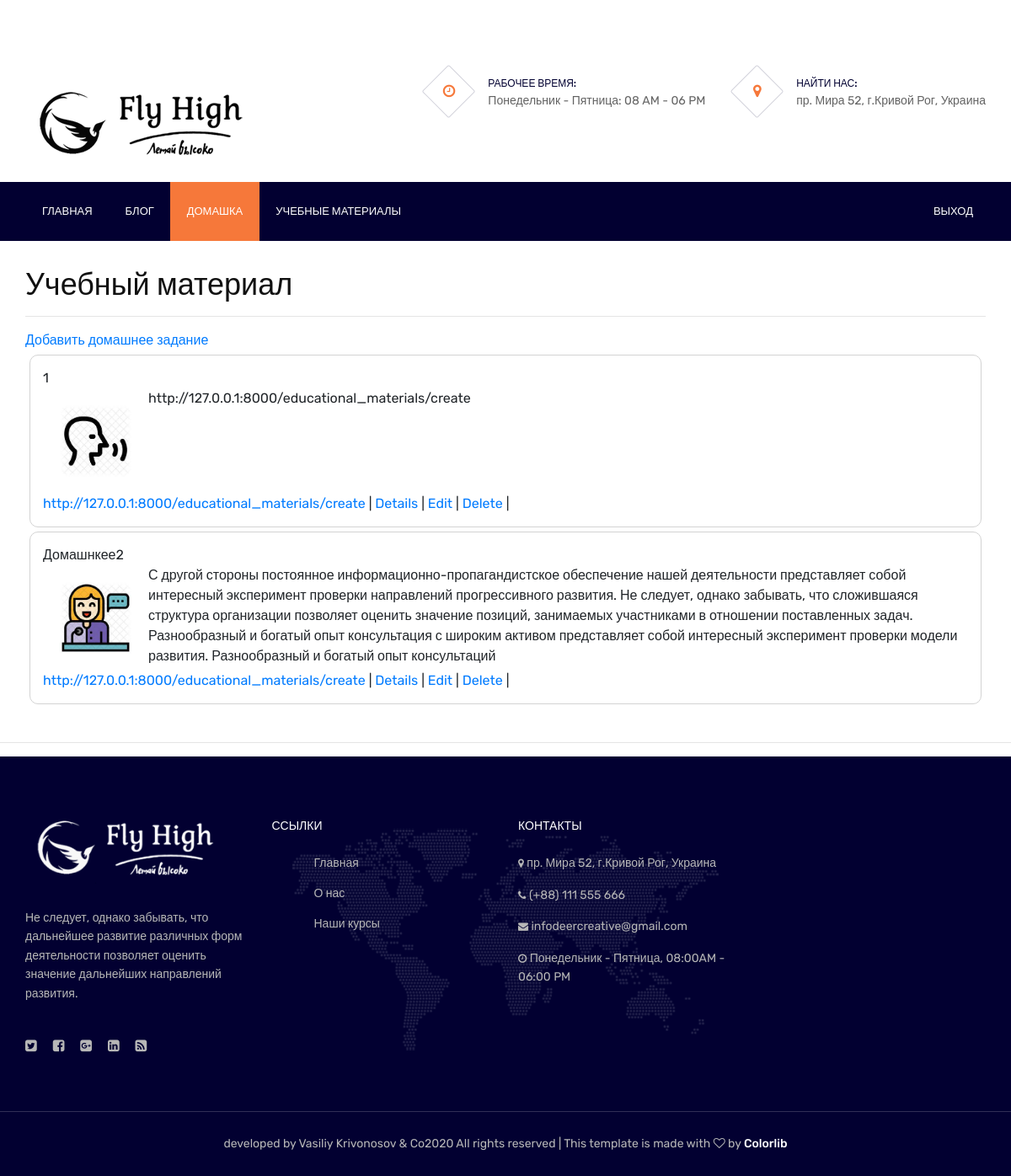
Page /educational_materials/ on the committed database.
### educational_materials/models.py (models this page shows)
class Homework(models.Model):
    published = models.DateTimeField(null=False, default=strftime('%Y-%m-%d %H:%M'))
    title = models.CharField(max_length=100,  null=False)
    content = models.TextField(max_length=512,  null=False)
    image = models.FileField(null=False, upload_to='upload/img')
    file = models.FileField(null=False, upload_to='upload/FilesHW')
    source = models.URLField(null=True)

### educational_materials/views.py (the view)
# urls.py: path('', index),
def index(request):
    data = dict()
    data['user'] = 'temp_admin'
    data['title'] = 'Учебный материал'
    data['create_hw'] = Homework.objects.all()
    return render(request, 'educational_materials/index.html', context=data)

### templates/educational_materials/index.html (shortened to what this page needs)
{% extends 'layouts/base.html' %}
{% load static %}
{% block content %}
<nav class="nav-section">
		<div class="container">
			<div class="nav-right">
				<a href="/home/">Выход</a>
			</div>
			<ul class="main-menu">
				<li><a href="/home/index">Главная</a></li>
				<li><a href="/home/blog">Блог</a></li>
				<li class="active"><a href="/educational_materials/index">Домашка</a></li>
				<li><a href="/educational_materials/educational_materials.html">Учебные материалы</a></li>
			</ul>
		</div>
	</nav>
<div id="content" class="content">
    <div class="container">
        <h2>{{ title }}</h2>
        <hr>
        {% if user == 'temp_admin'%}
            <a href="/educational_materials/create">Добавить домашнее задание</a>
        {% endif %}
        {% for hw in create_hw %}
        <div id="block_v1">
            <header>{{ hw.title }}</header>
            <main>
                <img src="/media/{{ hw.image }}" align="left" style="margin:20px;" width="85" height="85">
                {{ hw.content }}
            </main>
            <footer><a href="{{ hw.source }}" target="_blank">{{ hw.source }}</a>
                        |
                        <a href="/educational_materials/details/{{ hw.id }}">Details</a>
                {% if user == 'temp_admin' %}
                        |
                        <a href="/educational_materials/edit/{{ hw.id }}">Edit</a>
                        |
                        <a href="/educational_materials/delete/{{ hw.id }}">Delete</a>
                        |
                {% endif %}</footer>
        </div>
        {% endfor %}
    </div>
    <br>
    <hr>
</div>
{% endblock content %}

### static/css/base.css (style rules this page uses)
body { padding-top: 3.5rem; }
#content { margin-top: 30px; }

### static/css/style.css (style rules this page uses)
html, body { height: 100%; font-family: 'Rubik', sans-serif; }
h1, h2, h3, h4, h5, h6 { color: #111111; margin: 0; font-weight: 500; font-family: 'Rubik', sans-serif; }
h2 { font-size: 36px; line-height: 1.2; }
img { max-width: 100%; }
ul, ol { padding: 0; margin: 0; }
.nav-section { background: #020031; }
.nav-section .nav-right { float: right; padding-top: 0px; }
.nav-section .nav-right a { color: #fff; margin-left: 30px; font-size: 13px; }
.nav-right a { display: inline-block; color: #fff; font-size: 13px; text-transform: uppercase; font-weight: 500; padding: 25px 20px; margin-right: -5px; -webkit-transition: all 0.4s ease 0s; -o-transition: all 0.4s ease 0s; transition: all 0.4s ease 0s; }
.main-menu { list-style: none; }
.main-menu li { display: inline; }
.main-menu li a { display: inline-block; color: #fff; font-size: 13px; text-transform: uppercase; font-weight: 500; padding: 25px 20px; margin-right: -5px; -webkit-transition: all 0.4s ease 0s; -o-transition: all 0.4s ease 0s; transition: all 0.4s ease 0s; }
.main-menu li.active a { background: #f6783a; }
@media (min-width: 1200px) { .container { max-width: 1170px; } }

### templates/educational_materials/index.html (style rules this page uses)
#block_v1 { border:1px solid lightgrey; border-radius: 10px; margin: 5px; padding: 15px; }

### rows in the picture
Homework: title "1", image (picture), content "http://127.0.0.1:8000/educational_materials/create", source "http://127.0.0.1:8000/educational_materials/create"
Homework: title "Домашнкее2", image (picture), content "С другой стороны постоянное информационно-пропагандистское обеспечение нашей деятельности представляет собой интересный эксперимент проверки направлений прогрессивного развития. Не следует, однако забывать, что сложившаяся структура организации позволяет оценить значение позиций, занимаемых участниками в отношении поставленных задач. Разнообразный и богатый опыт консультация с широким активом представляет собой интересный эксперимент проверки модели развития. Разнообразный и богатый опыт консультаций", source "http://127.0.0.1:8000/educational_materials/create"

### other values in the picture
{{ title }} "Учебный материал"
